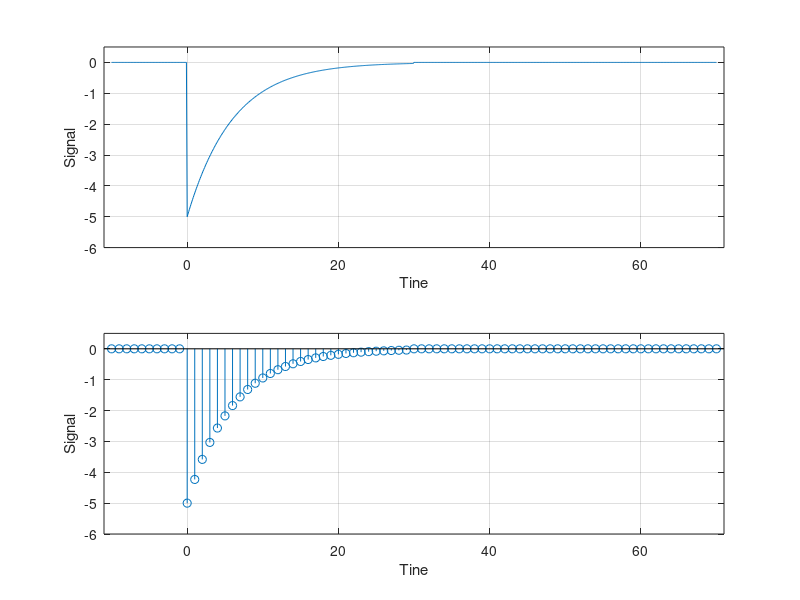

The MATLAB script that drew this image:
%Section A
%Q1
%i)
delta = @(x) (1)*(x==0);
t = (-3.5:1:3.5);
stem(t, delta(t-3))
axis([-4 4 -.5 1.5]);
grid on;
ylabel("Signal");
xlabel("Tine");

%ii)
step = @(x) (1)*(x>0);
stem(t, step(t+1))
axis([-4 4 -.5 1.5]);
grid on;
ylabel("Signal");
xlabel("Tine");

%iii)
x = @(n) cos(n*pi/5).*step(n);
t = (-1:1:(2*pi));
stem(t, x(t))
axis([-1 (2*pi) -1.5 1.5]);
grid on;
ylabel("Signal");
xlabel("Tine");

%iv)
x1 = @(n) x(n-3);
t = (-1:1:(2*pi)+3);
stem(t, x1(t))
axis([-1 (2*pi)+3 -1.5 1.5]);
grid on;
ylabel("Signal");
xlabel("Tine");

%v
x2 = @(n) x(-n);
t = (-(2*pi):1:1);
stem(t, x2(t))
axis([-(2*pi) 1 -1.5 1.5]);
grid on;
ylabel("Signal");
xlabel("Tine");

%Q2
%i)
t = (-10:1:70);
u = @(n) 1*(n<0);
y = @(n) 5.*exp(-n/2).*(u(n) - u(n-10));
stem(t, y(t));
axis([-11 71 -6 0.5]);
grid on;
ylabel("Signal");

%ii)
y1 = @(n) y(3*n);
stem(t, y1(t));
axis([-11 71 -6 0.5]);
grid on;
ylabel("Signal");
xlabel("Tine");

%iii)
y2 = @(n) y(n/3);
stem(t, y2(t));
axis([-11 71 -6 0.5]);
grid on;
ylabel("Signal");
xlabel("Tine");

%Q3
t = (-10:0.1:70);
n = (-10:1:70);
subplot(2,1,1);
plot(t, y2(t));
axis([-11 71 -6 0.5]);
grid on;
ylabel("Signal");
xlabel("Tine");

subplot(2,1,2);
stem(n, y2(n));
axis([-11 71 -6 0.5]);
grid on;
ylabel("Signal");
xlabel("Tine");

